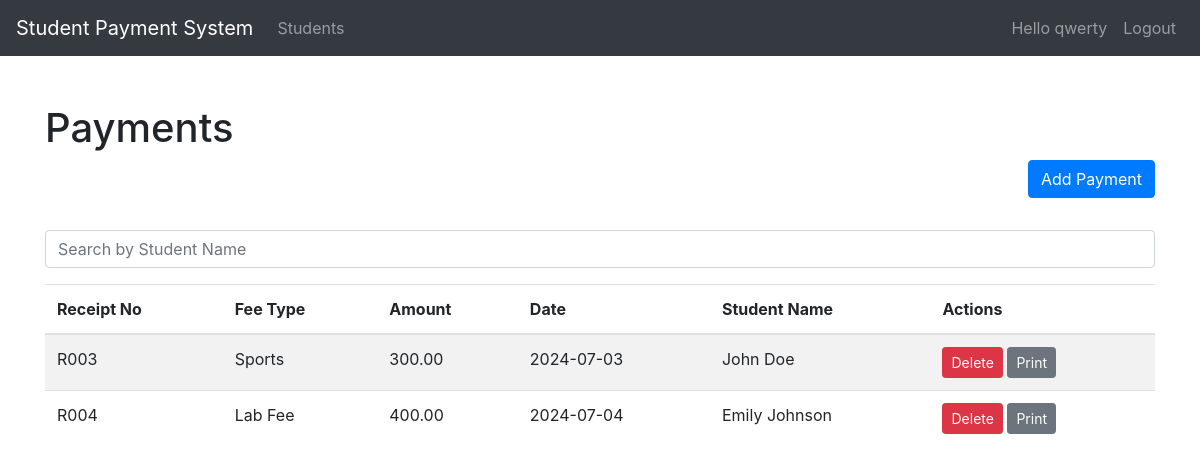
Page /index.php (signed in) on the committed database.
### tables this page shows
CREATE TABLE `payment` (
  `id` int(11) NOT NULL,
  `receipt_no` varchar(50) NOT NULL,
  `fee_type` varchar(50) NOT NULL,
  `amount` decimal(10,2) NOT NULL,
  `date` date NOT NULL,
  `student_id` int(11) DEFAULT NULL
);

CREATE TABLE `student` (
  `id` int(11) NOT NULL,
  `admission_no` varchar(50) NOT NULL,
  `student_name` varchar(100) NOT NULL,
  `father_name` varchar(100) DEFAULT NULL,
  `grade` varchar(10) DEFAULT NULL,
  `class` varchar(10) DEFAULT NULL,
  `contact_no` varchar(15) DEFAULT NULL
);

### index.php (the view, shortened to what this page needs)
<?php
include ('components/navbar.php');
include ('db/connect.php');
?>
<!DOCTYPE html>
<html lang="en">
<head>
    <link rel="stylesheet" href="https://stackpath.bootstrapcdn.com/bootstrap/4.5.2/css/bootstrap.min.css">
    <link rel="stylesheet" href="https://cdn.datatables.net/2.1.2/css/dataTables.dataTables.min.css">
</head>
<body>
    <div class="container mt-5">
        <h1>Payments</h1>
        <div class="text-right mb-3">
            <button class="btn btn-primary mb-3" data-toggle="modal" data-target="#addPaymentModal">Add Payment</button>
        </div>
        <div class="mb-3">
            <input type="text" class="form-control" id="searchStudent" placeholder="Search by Student Name">
        </div>
        <table class="table table-striped">
            <thead>
                <tr>
                    <th scope="col">Receipt No</th>
                    <th scope="col">Fee Type</th>
                    <th scope="col">Amount</th>
                    <th scope="col">Date</th>
                    <th scope="col">Student Name</th>
                    <th scope="col">Actions</th>
                </tr>
            </thead>
            <tbody>
                <?php
                $sql = "SELECT Payment.*, Student.student_name FROM Payment JOIN Student ON Payment.student_id = Student.id";
                $result = $conn->query($sql);
                if ($result->num_rows > 0) {
                    while ($row = $result->fetch_assoc()) {
                        echo "<tr>
                        <td>" . $row["receipt_no"] . "</td>
                        <td>" . $row["fee_type"] . "</td>
                        <td>" . $row["amount"] . "</td>
                        <td>" . $row["date"] . "</td>
                        <td>" . $row["student_name"] . "</td>
                        <td>
                           <button class='btn btn-danger btn-sm' data-toggle='modal' data-target='#deletePaymentModal' data-id='" . $row["id"] . "'>Delete</button>
                             <button class='btn btn-secondary btn-sm' onclick='printReceipt(" . $row["id"] . ")'>Print</button>
                        </td>
                    </tr>";
                    }
                } else {
                    echo "<tr><td colspan='6'>No records found</td></tr>";
                }
                ?>
            </tbody>
        </table>
    </div>
</body>
</html>

### assets/css/styles.css (style rules this page uses)
body { padding-top: 56px; }

### rows in the picture
payment: receipt_no "R003", fee_type "Sports", amount "300.00", date "2024-07-03", student.student_name "John Doe"
payment: receipt_no "R004", fee_type "Lab Fee", amount "400.00", date "2024-07-04", student.student_name "Emily Johnson"

### other values in the picture
$userName "qwerty"
